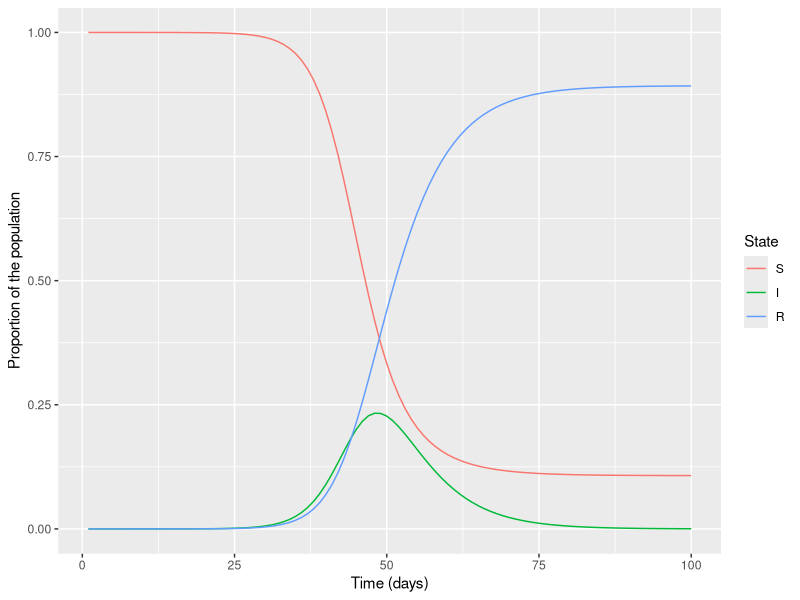
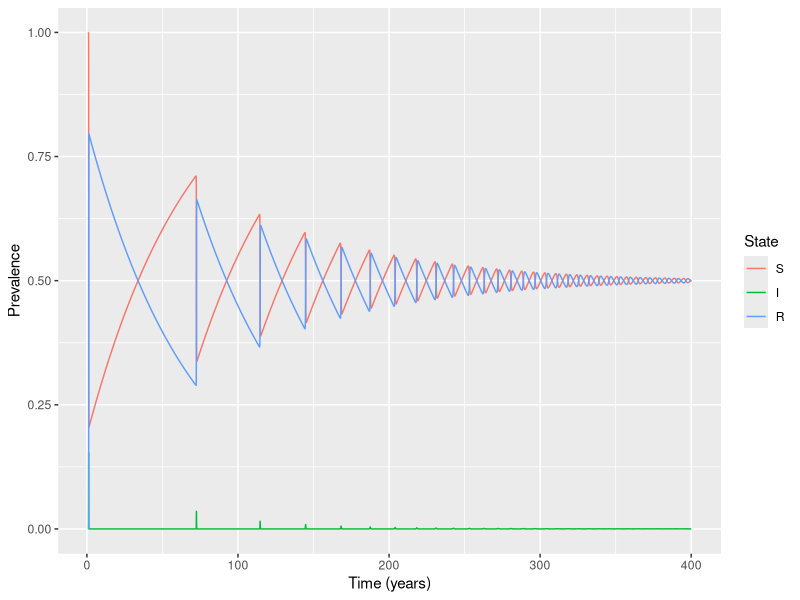
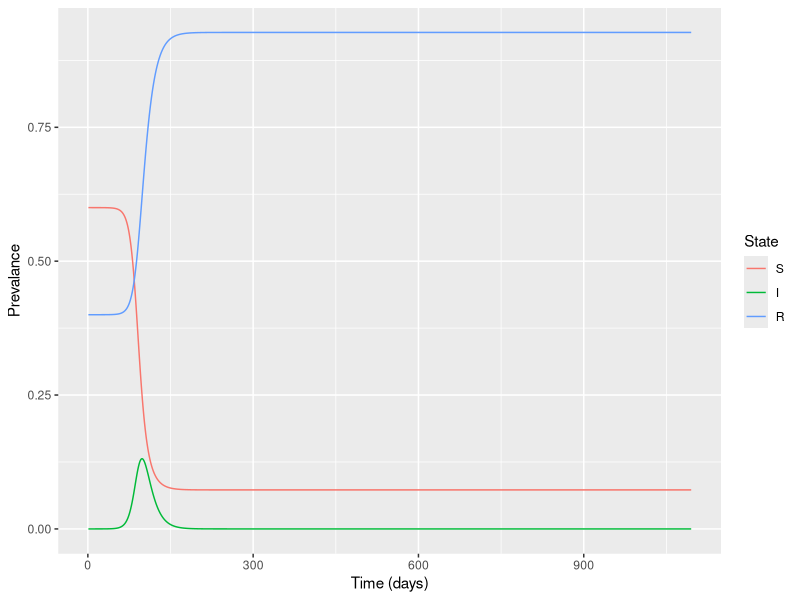
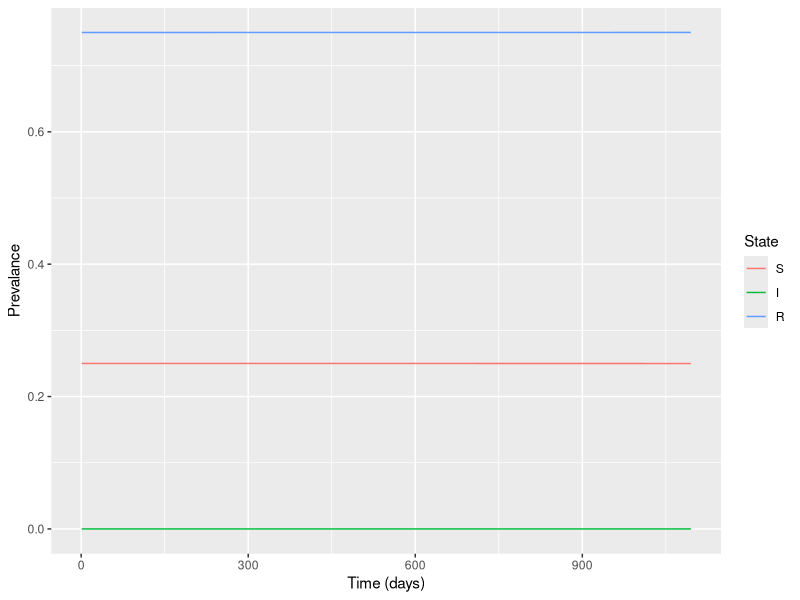
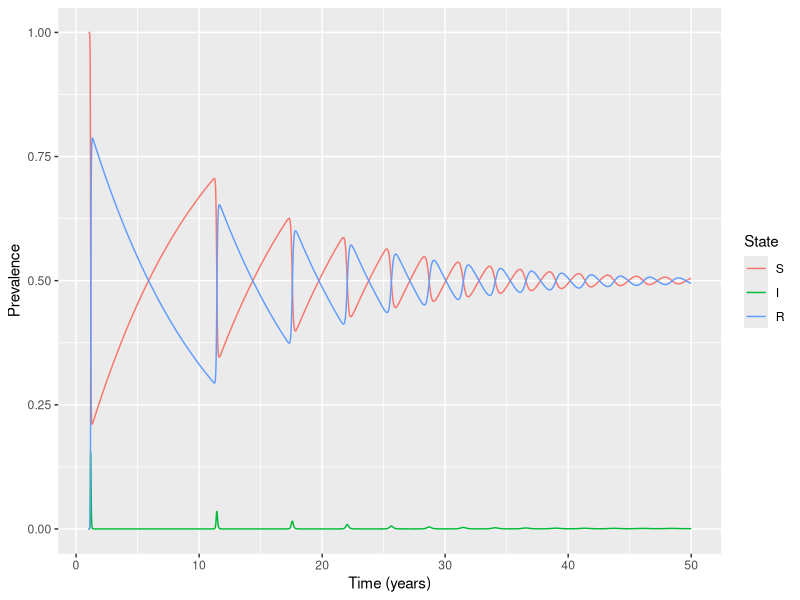

The R source for these figures, in order:
# Playing around with SIR model in R

# Date started: 7th June 2022

# Following basic tutorial:
# https://towardsdatascience.com/extending-the-basic-sir-model-b6b32b833d76#:~:text=SIR%20Models%20in%20R,package%20provides%20functions%20for%20visualizations.&text=Initially%20we%20consider%20a%20simple,force%20of%20infection(%CE%BB).




# Setup -------------------------------------------------------------------

setwd(dirname(rstudioapi::getActiveDocumentContext()$path))
library(tidyverse)
library(deSolve) #SIR model package in R
library(reshape2)




# Basic SIR model ---------------------------------------------------------


# Model inputs
initial_state_values=c(S=999999,I=1,R=0)
parameters=c(gamma=0.20,beta=0.5)


# Time points

time=seq(from=1,to=100,by=1)

# SIR model function 

sir_model <- function(time,state,parameters){
  with(as.list(c(state,parameters)),{
    N=S+I+R
    lambda=beta*(I/N) 
    dS=-lambda*S
    dI=lambda*S-gamma*I
    dR=gamma*I
    
    return(list(c(dS,dI,dR)))
  }
  )
}

#Solving the differential equations
output<-as.data.frame(ode(y=initial_state_values,func = sir_model,parms=parameters,times = time))

out_long=melt(output,id="time")

# To plot the proportion of susceptible, infected and recovered individuals over time
ggplot(data = out_long,          
       aes(x = time, y = value/1000000, colour = variable, group = variable)) +  
  geom_line() +xlab("Time (days)")+ylab("Proportion of the population")+scale_color_discrete(name="State")

# Can see that infection peaks at around 48 days


# SIR model extended to account for population turnover -------------------


# Model inputs

parameters=c(gamma=0.2*365,beta=0.4*365,mu=1/70,b=1/70)
# mu is the mortality rate (i.e rate of removal of population)
# b is the rate at which newborns are entering the susceptible compartment (i.e. rate of entry to S)

# Time points

time=seq(from=1,to=400,by=1/365)

# SIR model function

sir_model2 <- function(time,state,parameters){
  with(as.list(c(state,parameters)),{
    N=S+I+R
    lambda=beta*(I/N)
    dS=-lambda*S-mu*S+b*N
    dI=lambda*S-gamma*I-mu*I
    dR=gamma*I-mu*R
    
    return(list(c(dS,dI,dR)))
  }
  )
}

# Solving the differential equations:
output<-as.data.frame(ode(y=initial_state_values,func = sir_model2,parms=parameters,times = time))

out_long=melt(output,id="time")

#Plotting the prevelance over time
ggplot(data = out_long,                                               
       aes(x = time, y = value/1000000, colour = variable, group = variable)) +  
  geom_line() +                                                          
  xlab("Time (years)")+                                                  
  ylab("Prevalence") + scale_color_discrete(name="State")    



# SIR model accounting for impact of vaccination --------------------------

# Model inputs

initial_state_values=c(S=0.60*999999,I=1,R=0.40*999999)
parameters=c(gamma=0.1,beta=0.4)
# 40% vaccinated so start in recovered cateogory

# Time points

time=seq(from=1,to=3*365,by=1)

#SIR Model function
sir_model3 <- function(time,state,parameters){
  with(as.list(c(state,parameters)),{
    N=S+I+R
    lambda=beta*(I/N)
    dS=-lambda*S
    dI=lambda*S-gamma*I
    dR=gamma*I
    
    return(list(c(dS,dI,dR)))
  }
  )
}

# Solving the differential equations:
output<-as.data.frame(ode(y=initial_state_values,func = sir_model3,parms=parameters,times = time))

out_long=melt(output,id="time")
#Plot of prevalance
ggplot(data = out_long,         
       aes(x = time, y = value/1000000, colour = variable, group = variable)) +  
  geom_line() +                                                          
  xlab("Time (days)")+                          
  ylab("Prevalance") +scale_color_discrete(name="State")

# Can still that the epidemic still occurs, infecting ~12.5% of the population, even with 40% vaccinated
# Actually the critical vaccination threshold is 75%...
initial_state_values=c(S=0.25*999999,I=1,R=0.75*999999)


#SIR Model function

# Solving the differential equations:
output<-as.data.frame(ode(y=initial_state_values,func = sir_model3,parms=parameters,times = time))

out_long=melt(output,id="time")
#Plot of prevalance
ggplot(data = out_long,         
       aes(x = time, y = value/1000000, colour = variable, group = variable)) +  
  geom_line() +                                                          
  xlab("Time (days)")+                          
  ylab("Prevalance") +scale_color_discrete(name="State")








# SIR accounting for waning immunity --------------------------------------

# Model input

initial_values=c(S=999999,I=1,R=0)
parameters=c(gamma=0.2*365,beta=0.4*365,sigma=1/(10))
# New parameter sigma -> accounting for recovered back to susceptible
# 1/10 per year -> immunity period is 10 years


# Time points

time=seq(from=1,to=50,by=1/365)

#SIR model function
sir_model4 <- function(time,state,parameters){
  with(as.list(c(state,parameters)),{
    N=S+I+R
    lambda=beta*(I/N)
    dS=-lambda*S+sigma*R
    dI=lambda*S-gamma*I
    dR=gamma*I-sigma*R
    
    return(list(c(dS,dI,dR)))
  }
  )
}



# Solving the differential equations:
output<-as.data.frame(ode(y=initial_values,func = sir_model4,parms=parameters,times = time))

out_long=melt(output,id="time")
#Prevalence plot
ggplot(data = out_long,          
       aes(x = time, y = value/1000000, colour = variable, group = variable)) +  
  geom_line() +                                                          
  xlab("Time (years)")+                         
  ylab("Prevalence") +scale_color_discrete(name="State")

# The prevalence plot appears similar to the situation with population turnover. 
# While in the population turnover scenario, the source of new susceptibles were births, in this case, the source turns out to be individuals losing their immunity.
